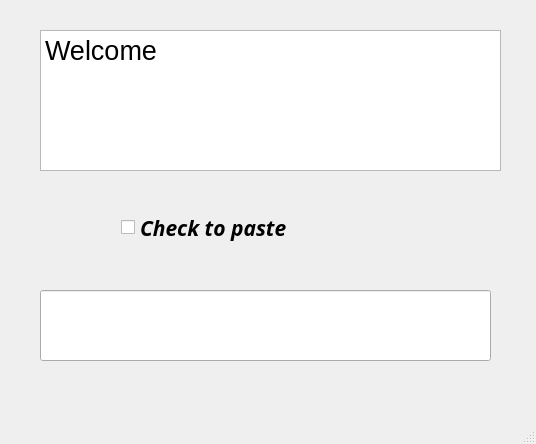
<?xml version="1.0" encoding="UTF-8"?>
<ui version="4.0">
 <class>MainWindow</class>
 <widget class="QMainWindow" name="MainWindow">
  <property name="geometry">
   <rect>
    <x>0</x>
    <y>0</y>
    <width>536</width>
    <height>444</height>
   </rect>
  </property>
  <property name="windowTitle">
   <string>MainWindow</string>
  </property>
  <widget class="QWidget" name="centralwidget">
   <widget class="QTextEdit" name="textEdit_mohit">
    <property name="geometry">
     <rect>
      <x>40</x>
      <y>30</y>
      <width>461</width>
      <height>141</height>
     </rect>
    </property>
    <property name="font">
     <font>
      <pointsize>20</pointsize>
     </font>
    </property>
    <property name="html">
     <string>&lt;!DOCTYPE HTML PUBLIC &quot;-//W3C//DTD HTML 4.0//EN&quot; &quot;http://www.w3.org/TR/REC-html40/strict.dtd&quot;&gt;
&lt;html&gt;&lt;head&gt;&lt;meta name=&quot;qrichtext&quot; content=&quot;1&quot; /&gt;&lt;style type=&quot;text/css&quot;&gt;
p, li { white-space: pre-wrap; }
&lt;/style&gt;&lt;/head&gt;&lt;body style=&quot; font-family:'Ubuntu'; font-size:20pt; font-weight:400; font-style:normal;&quot;&gt;
&lt;p style=&quot; margin-top:0px; margin-bottom:0px; margin-left:0px; margin-right:0px; -qt-block-indent:0; text-indent:0px;&quot;&gt;Welcome&lt;/p&gt;&lt;/body&gt;&lt;/html&gt;</string>
    </property>
   </widget>
   <widget class="QLineEdit" name="lineEdit_mohit">
    <property name="geometry">
     <rect>
      <x>40</x>
      <y>290</y>
      <width>451</width>
      <height>71</height>
     </rect>
    </property>
    <property name="font">
     <font>
      <pointsize>18</pointsize>
     </font>
    </property>
   </widget>
   <widget class="QCheckBox" name="checkBox">
    <property name="geometry">
     <rect>
      <x>121</x>
      <y>212</y>
      <width>291</width>
      <height>31</height>
     </rect>
    </property>
    <property name="font">
     <font>
      <family>Ubuntu Condensed</family>
      <pointsize>16</pointsize>
      <weight>75</weight>
      <italic>true</italic>
      <bold>true</bold>
     </font>
    </property>
    <property name="text">
     <string>Check to paste</string>
    </property>
   </widget>
  </widget>
  <widget class="QMenuBar" name="menubar">
   <property name="geometry">
    <rect>
     <x>0</x>
     <y>0</y>
     <width>536</width>
     <height>22</height>
    </rect>
   </property>
  </widget>
  <widget class="QStatusBar" name="statusbar"/>
 </widget>
 <resources/>
 <connections/>
</ui>
